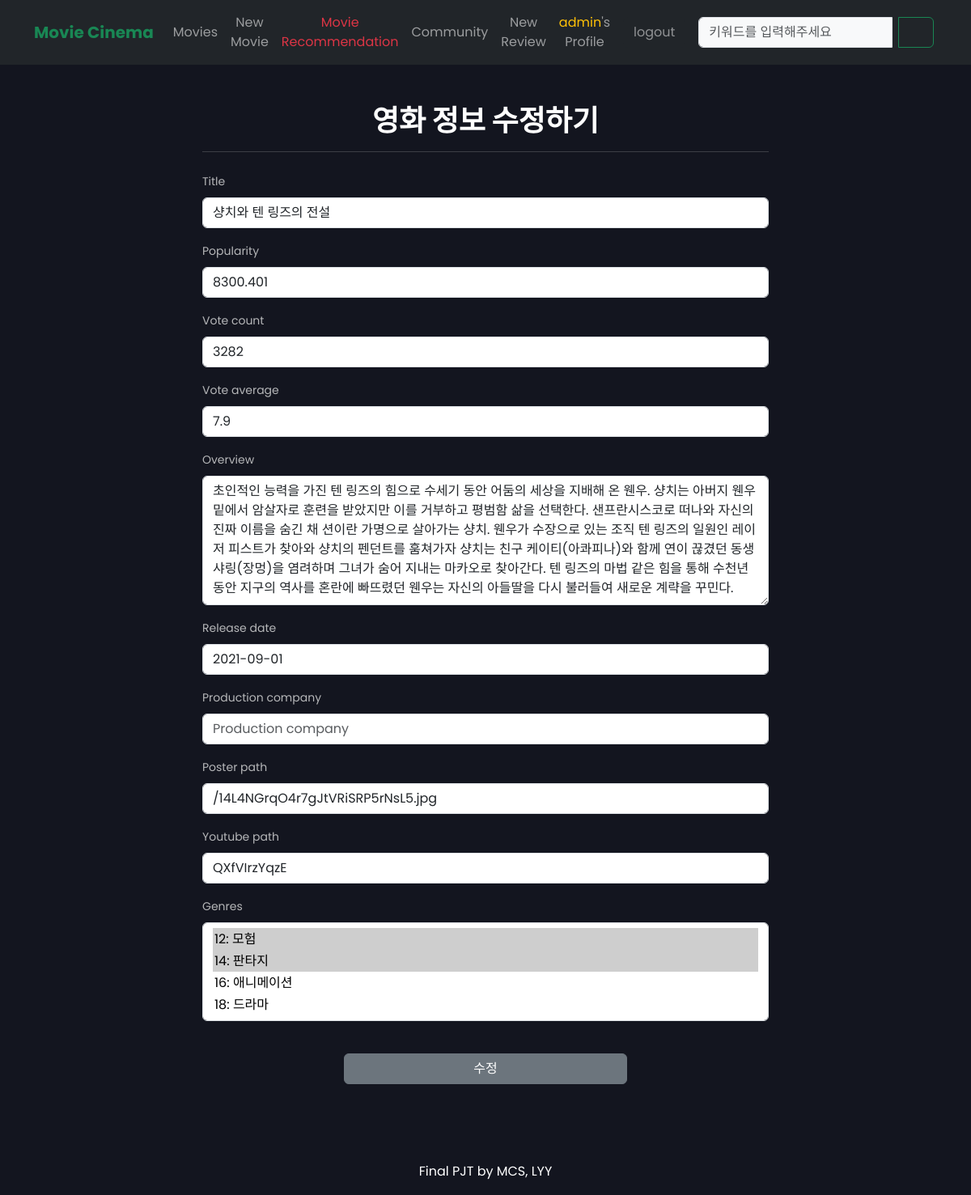
Page /movies/566525/update/ (signed in) on the committed database.
### accounts/models.py (models this page shows)
class User(AbstractUser):
    def profile_image_path(instance, filename):
        return f'user_profile_{instance.pk}/{filename}'
    nickname = models.CharField(max_length=10)
    followings = models.ManyToManyField('self', symmetrical=False, related_name="followers")
    profile_image = ProcessedImageField(
        blank=True,
        upload_to=profile_image_path,
        processors=[ResizeToFill(150, 150)],
        format='JPEG',
        options={'quality': 100}
    )

### movies/models.py (models this page shows, shortened)
class Movie(models.Model):
    title = models.CharField(max_length=100)
    popularity = models.FloatField()
    vote_count = models.IntegerField()
    vote_average = models.FloatField()
    overview = models.TextField()
    release_date = models.DateField()
    production_company = models.CharField(max_length=100)
    poster_path = models.CharField(max_length=200, blank=True, null=True)
    youtube_path = models.CharField(max_length=200, blank=True)
    genres = models.ManyToManyField(Genre)
    scrap_users = models.ManyToManyField(settings.AUTH_USER_MODEL, related_name='scrap_movies')

### movies/views.py (the view)
# urls.py: path('update/', views.update, name='update'),
@login_required
@require_http_methods(['GET', 'POST'])
def update(request, movie_pk):
    if request.user.is_staff: # 스태프만 영화정보 수정 가능
        movie = get_object_or_404(Movie, pk=movie_pk)
        if request.method == 'POST':
            form = MovieForm(request.POST, instance=movie)
            if form.is_valid():
                movie = form.save()
                return redirect('movies:detail', movie.pk)
        else:
            form = MovieForm(instance=movie)
        context = {
            'form': form,
            'movie_title': movie.title, # 영화제목정보도 보냄 : page_title에서 활용
        }
        return render(request, 'movies/update.html', context)
    return redirect('movies:detail', movie_pk) # 스태프 아닌 user가 url로 수정 시도할 경우... 로그인 후 해당 영화의 detail 페이지를 보여준다

### movies/forms.py
class MovieForm(forms.ModelForm):
    class Meta:
        model= Movie
        exclude = ('scrap_users',)

### movies/models.py (called while the page is built)
    def __str__(self):
        return f'{self.pk}: {self.name}'

### movies/templates/movies/update.html (shortened to what this page needs)
{% extends 'base.html' %}
{% load bootstrap5 %}
{% block content %}
  <h1 class="fw-bold mt-5 text-center">영화 정보 수정하기</h1>
  <form action="" method="POST" class="col-7 offset-3 mx-auto">
    <hr class="mb-4">
    {% bootstrap_form form layout='horizontal' %}
    <input type="submit" value="수정" class="btn btn-secondary offset-3 col-6 mt-4 mb-5">
  </form>
{% endblock content %}

### templates/_nav.html (shortened to what this page needs)
<nav class="text-center fs-6 navbar navbar-expand-lg navbar-dark bg-dark">
  <div class="container d-flex">
    <a class="navbar-brand fs-5 fw-bold text-success align-items-center" href="{% url 'movies:index' %}">Movie Cinema</a>
    <div class="collapse navbar-collapse" id="navbarNavAltMarkup">
      <div class="navbar-nav align-items-center">
        <a class="nav-link" aria-current="page" href="{% url 'movies:movie_list' 0 %}">Movies</a>
        {% if user.is_staff %}
          <a class="nav-link" href="{% url 'movies:create' %}">New Movie</a>
        {% endif %}
        <a class="nav-link active text-danger" href="{% url 'movies:recommended' 0 %}">Movie Recommendation</a>
        <a class="nav-link" href="{% url 'community:index' %}">Community</a>
        <a class="nav-link" href="{% url 'community:create' 0 %}">New Review</a>
        {% if user.is_authenticated %}
          <a class="nav-link me-2" href="{% url 'accounts:profile' user %}">{% if user.nickname %}<span class="text-warning">{{ user.nickname }}</span>'s {% else %} <span class="text-warning">{{user}}</span>'s {% endif %} Profile</a>
          <form action="{% url 'accounts:logout' %}", method="POST">
            <button class="btn btn-dark text-white-50 fs-6 me-3">logout</button>
          </form>
        {% else %}
          <a class="nav-link" href="{% url 'accounts:signup' %}">Signup</a>
          <a class="nav-link padding-right me-4" href="{% url 'accounts:login' %}">Login</a>
        {% endif %}
      </div>
      <form class="d-flex form-inline my-2 my-lg-0 ml-3" action="{% url 'movies:movie_search' %}">
        <div class="input-group">
          <input class="form-control mr-sm-2 me-2 bg-light" type="search" placeholder="키워드를 입력해주세요" aria-label="Search" name="message">
          <button class="btn btn-outline-success text-white me-1 my-2 my-sm-0 input-group-addon" type="submit"><i class="icofont icofont-search"></i></button>
        </div>
      </form>
    </div>
  </div>
</nav>

### movies/static/css/style.css (style rules this page uses)
body { line-height: 24px; font-size: 14px; color: #b6b7b9; background: #13151f; font-family: 'Poppins', sans-serif; font-weight: 400; position: relative; }
h1, h2, h3, h4, h5, h6 { font-weight: 500; color: #fff; }
h1, h2, h3, h4, h5, h6, p { margin: 0px; }
h1 { font-size: 36px; }
a { transition: 0.6s; }
a, a:hover { color: #fff; }
a, a:hover, a:focus, a:active, button:focus { text-decoration: none; border: none; outline: 0; }
button { cursor: pointer; }
textarea { height: 160px; }
button[type="submit"] { width: auto; color: #666; padding: 4px 15px; }
textarea, input, textarea::-webkit-input-placeholder , input::-webkit-input-placeholder { color: #fff; }
option { color: #000; }

### rows in the picture
User: username "admin"
Movie: title "샹치와 텐 링즈의 전설", popularity "8300.401", vote_count "3282", vote_average "7.9", overview "초인적인 능력을 가진 텐 링즈의 힘으로 수세기 동안 어둠의 세상을 지배해 온 웬우. 샹치는 아버지 웬우 밑에서 암살자로 훈련을 받았지만 이를 거부하고 평범함 삶을 선택한다. 샌프란시스코로 떠나와 자신의 진짜 이름을 숨긴 채 션이란 가명으로 살아가는 샹치. 웬우가 수장으로 있는 조직 텐 링즈의 일원인 레이저 피스트가 찾아와 샹치의 펜던트를 훔쳐가자 샹치는 친구 케이티(아콰피나)와 함께 연이 끊겼던 동생 샤링(장멍)을 염려하며 그녀가 숨어 지내는 마카오로 찾아간다. 텐 링즈의 마법 같은 힘을 통해 수천년 동안 지구의 역사를 혼란에 빠뜨렸던 웬우는 자신의 아들딸을 다시 불러들여 새로운 계략을 꾸민다.", release_date "2021-09-01", poster_path "/14L4NGrqO4r7gJtVRiSRP5rNsL5.jpg", youtube_path "QXfVIrzYqzE"
